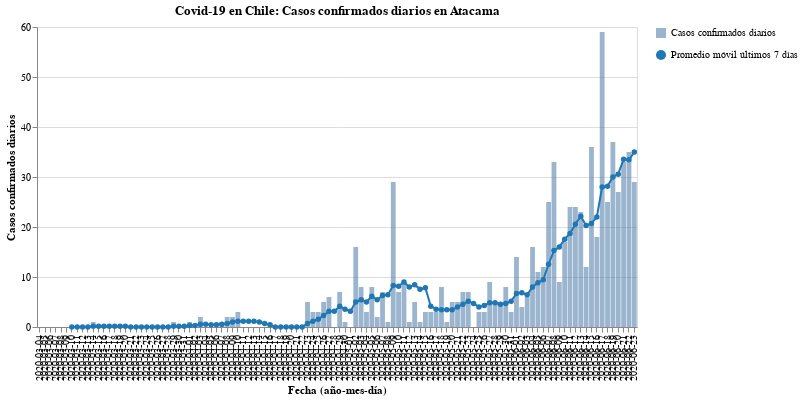

The cell this chart's notebook holds for it:
### Code cell
#hide_input
bars, line = my_cases_plot(region)
(bars + line).properties(
    title=f'Covid-19 en Chile: Casos confirmados diarios en {region}',
    width=600
)

### Figure 1 — Vega-Lite specification as saved in the notebook (floating-point values rounded to 4 significant figures)
{"config": {"view": {"continuousWidth": 400, "continuousHeight": 300}}, "layer": [{"mark": {"type": "bar", "opacity": 0.7}, "encoding": {"opacity": {"type": "nominal", "field": "Casos confirmados diarios", "legend": {"title": ""}}, "tooltip": [{"type": "nominal", "field": "Fecha"}, {"type": "quantitative", "field": "Casos confirmados"}], "x": {"type": "nominal", "axis": {"title": "Fecha (año-mes-día)"}, "field": "Fecha"}, "y": {"type": "quantitative", "axis": {"title": "Casos confirmados diarios"}, "field": "Casos confirmados"}}}, {"mark": {"type": "line", "color": "#1f77b4", "point": {"filled": true, "fill": "#1f77b4"}}, "encoding": {"shape": {"type": "nominal", "field": "Promedio móvil últimos 7 días", "legend": {"title": ""}}, "x": {"type": "nominal", "axis": {"title": "Fecha (año-mes-día)"}, "field": "Fecha"}, "y": {"type": "quantitative", "field": "Rolling"}}}], "data": {"name": "data-a13f320164f525399ccfa0c201e4916d"}, "title": "Covid-19 en Chile: Casos confirmados diarios en Atacama", "width": 600, "$schema": "https://vega.github.io/schema/vega-lite/v4.8.1.json", "datasets": {"data-a13f320164f525399ccfa0c201e4916d": [{"Fecha": "2020-03-04", "Casos confirmados": 0, "Rolling": null, "Casos confirmados diarios": "Casos confirmados diarios", "Promedio móvil últimos 7 días": "Promedio móvil últimos 7 días"}, {"Fecha": "2020-03-05", "Casos confirmados": 0, "Rolling": null, "Casos confirmados diarios": "Casos confirmados diarios", "Promedio móvil últimos 7 días": "Promedio móvil últimos 7 días"}, {"Fecha": "2020-03-06", "Casos confirmados": 0, "Rolling": null, "Casos confirmados diarios": "Casos confirmados diarios", "Promedio móvil últimos 7 días": "Promedio móvil últimos 7 días"}, {"Fecha": "2020-03-07", "Casos confirmados": 0, "Rolling": null, "Casos confirmados diarios": "Casos confirmados diarios", "Promedio móvil últimos 7 días": "Promedio móvil últimos 7 días"}, {"Fecha": "2020-03-08", "Casos confirmados": 0, "Rolling": null, "Casos confirmados diarios": "Casos confirmados diarios", "Promedio móvil últimos 7 días": "Promedio móvil últimos 7 días"}, {"Fecha": "2020-03-09", "Casos confirmados": 0, "Rolling": null, "Casos confirmados diarios": "Casos confirmados diarios", "Promedio móvil últimos 7 días": "Promedio móvil últimos 7 días"}, {"Fecha": "2020-03-10", "Casos confirmados": 0, "Rolling": 0.0, "Casos confirmados diarios": "Casos confirmados diarios", "Promedio móvil últimos 7 días": "Promedio móvil últimos 7 días"}, {"Fecha": "2020-03-11", "Casos confirmados": 0, "Rolling": 0.0, "Casos confirmados diarios": "Casos confirmados diarios", "Promedio móvil últimos 7 días": "Promedio móvil últimos 7 días"}, {"Fecha": "2020-03-12", "Casos confirmados": 0, "Rolling": 0.0, "Casos confirmados diarios": "Casos confirmados diarios", "Promedio móvil últimos 7 días": "Promedio móvil últimos 7 días"}, {"Fecha": "2020-03-13", "Casos confirmados": 0, "Rolling": 0.0, "Casos confirmados diarios": "Casos confirmados diarios", "Promedio móvil últimos 7 días": "Promedio móvil últimos 7 días"}, {"Fecha": "2020-03-14", "Casos confirmados": 1, "Rolling": 0.1429, "Casos confirmados diarios": "Casos confirmados diarios", "Promedio móvil últimos 7 días": "Promedio móvil últimos 7 días"}, {"Fecha": "2020-03-15", "Casos confirmados": 0, "Rolling": 0.1429, "Casos confirmados diarios": "Casos confirmados diarios", "Promedio móvil últimos 7 días": "Promedio móvil últimos 7 días"}, {"Fecha": "2020-03-16", "Casos confirmados": 0, "Rolling": 0.1429, "Casos confirmados diarios": "Casos confirmados diarios", "Promedio móvil últimos 7 días": "Promedio móvil últimos 7 días"}, {"Fecha": "2020-03-17", "Casos confirmados": 0, "Rolling": 0.1429, "Casos confirmados diarios": "Casos confirmados diarios", "Promedio móvil últimos 7 días": "Promedio móvil últimos 7 días"}, {"Fecha": "2020-03-18", "Casos confirmados": 0, "Rolling": 0.1429, "Casos confirmados diarios": "Casos confirmados diarios", "Promedio móvil últimos 7 días": "Promedio móvil últimos 7 días"}, {"Fecha": "2020-03-19", "Casos confirmados": 0, "Rolling": 0.1429, "Casos confirmados diarios": "Casos confirmados diarios", "Promedio móvil últimos 7 días": "Promedio móvil últimos 7 días"}, {"Fecha": "2020-03-20", "Casos confirmados": 0, "Rolling": 0.1429, "Casos confirmados diarios": "Casos confirmados diarios", "Promedio móvil últimos 7 días": "Promedio móvil últimos 7 días"}, {"Fecha": "2020-03-21", "Casos confirmados": 0, "Rolling": 0.0, "Casos confirmados diarios": "Casos confirmados diarios", "Promedio móvil últimos 7 días": "Promedio móvil últimos 7 días"}, {"Fecha": "2020-03-22", "Casos confirmados": 0, "Rolling": 0.0, "Casos confirmados diarios": "Casos confirmados diarios", "Promedio móvil últimos 7 días": "Promedio móvil últimos 7 días"}, {"Fecha": "2020-03-23", "Casos confirmados": 0, "Rolling": 0.0, "Casos confirmados diarios": "Casos confirmados diarios", "Promedio móvil últimos 7 días": "Promedio móvil últimos 7 días"}, {"Fecha": "2020-03-24", "Casos confirmados": 0, "Rolling": 0.0, "Casos confirmados diarios": "Casos confirmados diarios", "Promedio móvil últimos 7 días": "Promedio móvil últimos 7 días"}, {"Fecha": "2020-03-25", "Casos confirmados": 0, "Rolling": 0.0, "Casos confirmados diarios": "Casos confirmados diarios", "Promedio móvil últimos 7 días": "Promedio móvil últimos 7 días"}, {"Fecha": "2020-03-26", "Casos confirmados": 0, "Rolling": 0.0, "Casos confirmados diarios": "Casos confirmados diarios", "Promedio móvil últimos 7 días": "Promedio móvil últimos 7 días"}, {"Fecha": "2020-03-27", "Casos confirmados": 0, "Rolling": 0.0, "Casos confirmados diarios": "Casos confirmados diarios", "Promedio móvil últimos 7 días": "Promedio móvil últimos 7 días"}, {"Fecha": "2020-03-28", "Casos confirmados": 0, "Rolling": 0.0, "Casos confirmados diarios": "Casos confirmados diarios", "Promedio móvil últimos 7 días": "Promedio móvil últimos 7 días"}, {"Fecha": "2020-03-29", "Casos confirmados": 1, "Rolling": 0.1429, "Casos confirmados diarios": "Casos confirmados diarios", "Promedio móvil últimos 7 días": "Promedio móvil últimos 7 días"}, {"Fecha": "2020-03-30", "Casos confirmados": 0, "Rolling": 0.1429, "Casos confirmados diarios": "Casos confirmados diarios", "Promedio móvil últimos 7 días": "Promedio móvil últimos 7 días"}, {"Fecha": "2020-03-31", "Casos confirmados": 0, "Rolling": 0.1429, "Casos confirmados diarios": "Casos confirmados diarios", "Promedio móvil últimos 7 días": "Promedio móvil últimos 7 días"}, {"Fecha": "2020-04-01", "Casos confirmados": 1, "Rolling": 0.2857, "Casos confirmados diarios": "Casos confirmados diarios", "Promedio móvil últimos 7 días": "Promedio móvil últimos 7 días"}, {"Fecha": "2020-04-02", "Casos confirmados": 0, "Rolling": 0.2857, "Casos confirmados diarios": "Casos confirmados diarios", "Promedio móvil últimos 7 días": "Promedio móvil últimos 7 días"}, {"Fecha": "2020-04-03", "Casos confirmados": 2, "Rolling": 0.5714, "Casos confirmados diarios": "Casos confirmados diarios", "Promedio móvil últimos 7 días": "Promedio móvil últimos 7 días"}, {"Fecha": "2020-04-04", "Casos confirmados": 0, "Rolling": 0.5714, "Casos confirmados diarios": "Casos confirmados diarios", "Promedio móvil últimos 7 días": "Promedio móvil últimos 7 días"}, {"Fecha": "2020-04-05", "Casos confirmados": 0, "Rolling": 0.4286, "Casos confirmados diarios": "Casos confirmados diarios", "Promedio móvil últimos 7 días": "Promedio móvil últimos 7 días"}, {"Fecha": "2020-04-06", "Casos confirmados": 0, "Rolling": 0.4286, "Casos confirmados diarios": "Casos confirmados diarios", "Promedio móvil últimos 7 días": "Promedio móvil últimos 7 días"}, {"Fecha": "2020-04-07", "Casos confirmados": 1, "Rolling": 0.5714, "Casos confirmados diarios": "Casos confirmados diarios", "Promedio móvil últimos 7 días": "Promedio móvil últimos 7 días"}, {"Fecha": "2020-04-08", "Casos confirmados": 2, "Rolling": 0.7143, "Casos confirmados diarios": "Casos confirmados diarios", "Promedio móvil últimos 7 días": "Promedio móvil últimos 7 días"}, {"Fecha": "2020-04-09", "Casos confirmados": 2, "Rolling": 1.0, "Casos confirmados diarios": "Casos confirmados diarios", "Promedio móvil últimos 7 días": "Promedio móvil últimos 7 días"}, {"Fecha": "2020-04-10", "Casos confirmados": 3, "Rolling": 1.143, "Casos confirmados diarios": "Casos confirmados diarios", "Promedio móvil últimos 7 días": "Promedio móvil últimos 7 días"}, {"Fecha": "2020-04-11", "Casos confirmados": 0, "Rolling": 1.143, "Casos confirmados diarios": "Casos confirmados diarios", "Promedio móvil últimos 7 días": "Promedio móvil últimos 7 días"}, {"Fecha": "2020-04-12", "Casos confirmados": 0, "Rolling": 1.143, "Casos confirmados diarios": "Casos confirmados diarios", "Promedio móvil últimos 7 días": "Promedio móvil últimos 7 días"}, {"Fecha": "2020-04-13", "Casos confirmados": 0, "Rolling": 1.143, "Casos confirmados diarios": "Casos confirmados diarios", "Promedio móvil últimos 7 días": "Promedio móvil últimos 7 días"}, {"Fecha": "2020-04-14", "Casos confirmados": 0, "Rolling": 1.0, "Casos confirmados diarios": "Casos confirmados diarios", "Promedio móvil últimos 7 días": "Promedio móvil últimos 7 días"}, {"Fecha": "2020-04-15", "Casos confirmados": 0, "Rolling": 0.7143, "Casos confirmados diarios": "Casos confirmados diarios", "Promedio móvil últimos 7 días": "Promedio móvil últimos 7 días"}, {"Fecha": "2020-04-16", "Casos confirmados": 0, "Rolling": 0.4286, "Casos confirmados diarios": "Casos confirmados diarios", "Promedio móvil últimos 7 días": "Promedio móvil últimos 7 días"}, {"Fecha": "2020-04-17", "Casos confirmados": 0, "Rolling": 0.0, "Casos confirmados diarios": "Casos confirmados diarios", "Promedio móvil últimos 7 días": "Promedio móvil últimos 7 días"}, {"Fecha": "2020-04-18", "Casos confirmados": 0, "Rolling": 0.0, "Casos confirmados diarios": "Casos confirmados diarios", "Promedio móvil últimos 7 días": "Promedio móvil últimos 7 días"}, {"Fecha": "2020-04-19", "Casos confirmados": 0, "Rolling": 0.0, "Casos confirmados diarios": "Casos confirmados diarios", "Promedio móvil últimos 7 días": "Promedio móvil últimos 7 días"}, {"Fecha": "2020-04-20", "Casos confirmados": 0, "Rolling": 0.0, "Casos confirmados diarios": "Casos confirmados diarios", "Promedio móvil últimos 7 días": "Promedio móvil últimos 7 días"}, {"Fecha": "2020-04-21", "Casos confirmados": 0, "Rolling": 0.0, "Casos confirmados diarios": "Casos confirmados diarios", "Promedio móvil últimos 7 días": "Promedio móvil últimos 7 días"}, {"Fecha": "2020-04-22", "Casos confirmados": 0, "Rolling": 0.0, "Casos confirmados diarios": "Casos confirmados diarios", "Promedio móvil últimos 7 días": "Promedio móvil últimos 7 días"}, {"Fecha": "2020-04-23", "Casos confirmados": 5, "Rolling": 0.7143, "Casos confirmados diarios": "Casos confirmados diarios", "Promedio móvil últimos 7 días": "Promedio móvil últimos 7 días"}, {"Fecha": "2020-04-24", "Casos confirmados": 3, "Rolling": 1.143, "Casos confirmados diarios": "Casos confirmados diarios", "Promedio móvil últimos 7 días": "Promedio móvil últimos 7 días"}, {"Fecha": "2020-04-25", "Casos confirmados": 3, "Rolling": 1.571, "Casos confirmados diarios": "Casos confirmados diarios", "Promedio móvil últimos 7 días": "Promedio móvil últimos 7 días"}, {"Fecha": "2020-04-26", "Casos confirmados": 5, "Rolling": 2.286, "Casos confirmados diarios": "Casos confirmados diarios", "Promedio móvil últimos 7 días": "Promedio móvil últimos 7 días"}, {"Fecha": "2020-04-27", "Casos confirmados": 6, "Rolling": 3.143, "Casos confirmados diarios": "Casos confirmados diarios", "Promedio móvil últimos 7 días": "Promedio móvil últimos 7 días"}, {"Fecha": "2020-04-28", "Casos confirmados": 0, "Rolling": 3.143, "Casos confirmados diarios": "Casos confirmados diarios", "Promedio móvil últimos 7 días": "Promedio móvil últimos 7 días"}, {"Fecha": "2020-04-29", "Casos confirmados": 7, "Rolling": 4.143, "Casos confirmados diarios": "Casos confirmados diarios", "Promedio móvil últimos 7 días": "Promedio móvil últimos 7 días"}, {"Fecha": "2020-04-30", "Casos confirmados": 1, "Rolling": 3.571, "Casos confirmados diarios": "Casos confirmados diarios", "Promedio móvil últimos 7 días": "Promedio móvil últimos 7 días"}, {"Fecha": "2020-05-01", "Casos confirmados": 0, "Rolling": 3.143, "Casos confirmados diarios": "Casos confirmados diarios", "Promedio móvil últimos 7 días": "Promedio móvil últimos 7 días"}, {"Fecha": "2020-05-02", "Casos confirmados": 16, "Rolling": 5.0, "Casos confirmados diarios": "Casos confirmados diarios", "Promedio móvil últimos 7 días": "Promedio móvil últimos 7 días"}, {"Fecha": "2020-05-03", "Casos confirmados": 8, "Rolling": 5.429, "Casos confirmados diarios": "Casos confirmados diarios", "Promedio móvil últimos 7 días": "Promedio móvil últimos 7 días"}, {"Fecha": "2020-05-04", "Casos confirmados": 3, "Rolling": 5.0, "Casos confirmados diarios": "Casos confirmados diarios", "Promedio móvil últimos 7 días": "Promedio móvil últimos 7 días"}, {"Fecha": "2020-05-05", "Casos confirmados": 8, "Rolling": 6.143, "Casos confirmados diarios": "Casos confirmados diarios", "Promedio móvil últimos 7 días": "Promedio móvil últimos 7 días"}, {"Fecha": "2020-05-06", "Casos confirmados": 2, "Rolling": 5.429, "Casos confirmados diarios": "Casos confirmados diarios", "Promedio móvil últimos 7 días": "Promedio móvil últimos 7 días"}, {"Fecha": "2020-05-07", "Casos confirmados": 7, "Rolling": 6.286, "Casos confirmados diarios": "Casos confirmados diarios", "Promedio móvil últimos 7 días": "Promedio móvil últimos 7 días"}, {"Fecha": "2020-05-08", "Casos confirmados": 1, "Rolling": 6.429, "Casos confirmados diarios": "Casos confirmados diarios", "Promedio móvil últimos 7 días": "Promedio móvil últimos 7 días"}, {"Fecha": "2020-05-09", "Casos confirmados": 29, "Rolling": 8.286, "Casos confirmados diarios": "Casos confirmados diarios", "Promedio móvil últimos 7 días": "Promedio móvil últimos 7 días"}, {"Fecha": "2020-05-10", "Casos confirmados": 7, "Rolling": 8.143, "Casos confirmados diarios": "Casos confirmados diarios", "Promedio móvil últimos 7 días": "Promedio móvil últimos 7 días"}, {"Fecha": "2020-05-11", "Casos confirmados": 9, "Rolling": 9.0, "Casos confirmados diarios": "Casos confirmados diarios", "Promedio móvil últimos 7 días": "Promedio móvil últimos 7 días"}, {"Fecha": "2020-05-12", "Casos confirmados": 1, "Rolling": 8.0, "Casos confirmados diarios": "Casos confirmados diarios", "Promedio móvil últimos 7 días": "Promedio móvil últimos 7 días"}, {"Fecha": "2020-05-13", "Casos confirmados": 5, "Rolling": 8.429, "Casos confirmados diarios": "Casos confirmados diarios", "Promedio móvil últimos 7 días": "Promedio móvil últimos 7 días"}, {"Fecha": "2020-05-14", "Casos confirmados": 1, "Rolling": 7.571, "Casos confirmados diarios": "Casos confirmados diarios", "Promedio móvil últimos 7 días": "Promedio móvil últimos 7 días"}, {"Fecha": "2020-05-15", "Casos confirmados": 3, "Rolling": 7.857, "Casos confirmados diarios": "Casos confirmados diarios", "Promedio móvil últimos 7 días": "Promedio móvil últimos 7 días"}, {"Fecha": "2020-05-16", "Casos confirmados": 3, "Rolling": 4.143, "Casos confirmados diarios": "Casos confirmados diarios", "Promedio móvil últimos 7 días": "Promedio móvil últimos 7 días"}, {"Fecha": "2020-05-17", "Casos confirmados": 3, "Rolling": 3.571, "Casos confirmados diarios": "Casos confirmados diarios", "Promedio móvil últimos 7 días": "Promedio móvil últimos 7 días"}, {"Fecha": "2020-05-18", "Casos confirmados": 8, "Rolling": 3.429, "Casos confirmados diarios": "Casos confirmados diarios", "Promedio móvil últimos 7 días": "Promedio móvil últimos 7 días"}, {"Fecha": "2020-05-19", "Casos confirmados": 1, "Rolling": 3.429, "Casos confirmados diarios": "Casos confirmados diarios", "Promedio móvil últimos 7 días": "Promedio móvil últimos 7 días"}, {"Fecha": "2020-05-20", "Casos confirmados": 5, "Rolling": 3.429, "Casos confirmados diarios": "Casos confirmados diarios", "Promedio móvil últimos 7 días": "Promedio móvil últimos 7 días"}, {"Fecha": "2020-05-21", "Casos confirmados": 5, "Rolling": 4.0, "Casos confirmados diarios": "Casos confirmados diarios", "Promedio móvil últimos 7 días": "Promedio móvil últimos 7 días"}, {"Fecha": "2020-05-22", "Casos confirmados": 7, "Rolling": 4.571, "Casos confirmados diarios": "Casos confirmados diarios", "Promedio móvil últimos 7 días": "Promedio móvil últimos 7 días"}, {"Fecha": "2020-05-23", "Casos confirmados": 7, "Rolling": 5.143, "Casos confirmados diarios": "Casos confirmados diarios", "Promedio móvil últimos 7 días": "Promedio móvil últimos 7 días"}, {"Fecha": "2020-05-24", "Casos confirmados": 0, "Rolling": 4.714, "Casos confirmados diarios": "Casos confirmados diarios", "Promedio móvil últimos 7 días": "Promedio móvil últimos 7 días"}, {"Fecha": "2020-05-25", "Casos confirmados": 3, "Rolling": 4.0, "Casos confirmados diarios": "Casos confirmados diarios", "Promedio móvil últimos 7 días": "Promedio móvil últimos 7 días"}, {"Fecha": "2020-05-26", "Casos confirmados": 3, "Rolling": 4.286, "Casos confirmados diarios": "Casos confirmados diarios", "Promedio móvil últimos 7 días": "Promedio móvil últimos 7 días"}, {"Fecha": "2020-05-27", "Casos confirmados": 9, "Rolling": 4.857, "Casos confirmados diarios": "Casos confirmados diarios", "Promedio móvil últimos 7 días": "Promedio móvil últimos 7 días"}, {"Fecha": "2020-05-28", "Casos confirmados": 5, "Rolling": 4.857, "Casos confirmados diarios": "Casos confirmados diarios", "Promedio móvil últimos 7 días": "Promedio móvil últimos 7 días"}, {"Fecha": "2020-05-29", "Casos confirmados": 5, "Rolling": 4.571, "Casos confirmados diarios": "Casos confirmados diarios", "Promedio móvil últimos 7 días": "Promedio móvil últimos 7 días"}, {"Fecha": "2020-05-30", "Casos confirmados": 8, "Rolling": 4.714, "Casos confirmados diarios": "Casos confirmados diarios", "Promedio móvil últimos 7 días": "Promedio móvil últimos 7 días"}, {"Fecha": "2020-05-31", "Casos confirmados": 3, "Rolling": 5.143, "Casos confirmados diarios": "Casos confirmados diarios", "Promedio móvil últimos 7 días": "Promedio móvil últimos 7 días"}, {"Fecha": "2020-06-01", "Casos confirmados": 14, "Rolling": 6.714, "Casos confirmados diarios": "Casos confirmados diarios", "Promedio móvil últimos 7 días": "Promedio móvil últimos 7 días"}, {"Fecha": "2020-06-02", "Casos confirmados": 4, "Rolling": 6.857, "Casos confirmados diarios": "Casos confirmados diarios", "Promedio móvil últimos 7 días": "Promedio móvil últimos 7 días"}, {"Fecha": "2020-06-03", "Casos confirmados": 6, "Rolling": 6.429, "Casos confirmados diarios": "Casos confirmados diarios", "Promedio móvil últimos 7 días": "Promedio móvil últimos 7 días"}, {"Fecha": "2020-06-04", "Casos confirmados": 16, "Rolling": 8.0, "Casos confirmados diarios": "Casos confirmados diarios", "Promedio móvil últimos 7 días": "Promedio móvil últimos 7 días"}, {"Fecha": "2020-06-05", "Casos confirmados": 11, "Rolling": 8.857, "Casos confirmados diarios": "Casos confirmados diarios", "Promedio móvil últimos 7 días": "Promedio móvil últimos 7 días"}, {"Fecha": "2020-06-06", "Casos confirmados": 12, "Rolling": 9.429, "Casos confirmados diarios": "Casos confirmados diarios", "Promedio móvil últimos 7 días": "Promedio móvil últimos 7 días"}, {"Fecha": "2020-06-07", "Casos confirmados": 25, "Rolling": 12.57, "Casos confirmados diarios": "Casos confirmados diarios", "Promedio móvil últimos 7 días": "Promedio móvil últimos 7 días"}, {"Fecha": "2020-06-08", "Casos confirmados": 33, "Rolling": 15.29, "Casos confirmados diarios": "Casos confirmados diarios", "Promedio móvil últimos 7 días": "Promedio móvil últimos 7 días"}, {"Fecha": "2020-06-09", "Casos confirmados": 9, "Rolling": 16.0, "Casos confirmados diarios": "Casos confirmados diarios", "Promedio móvil últimos 7 días": "Promedio móvil últimos 7 días"}, {"Fecha": "2020-06-10", "Casos confirmados": 17, "Rolling": 17.57, "Casos confirmados diarios": "Casos confirmados diarios", "Promedio móvil últimos 7 días": "Promedio móvil últimos 7 días"}, {"Fecha": "2020-06-11", "Casos confirmados": 24, "Rolling": 18.71, "Casos confirmados diarios": "Casos confirmados diarios", "Promedio móvil últimos 7 días": "Promedio móvil últimos 7 días"}, {"Fecha": "2020-06-12", "Casos confirmados": 24, "Rolling": 20.57, "Casos confirmados diarios": "Casos confirmados diarios", "Promedio móvil últimos 7 días": "Promedio móvil últimos 7 días"}, {"Fecha": "2020-06-13", "Casos confirmados": 23, "Rolling": 22.14, "Casos confirmados diarios": "Casos confirmados diarios", "Promedio móvil últimos 7 días": "Promedio móvil últimos 7 días"}, {"Fecha": "2020-06-14", "Casos confirmados": 12, "Rolling": 20.29, "Casos confirmados diarios": "Casos confirmados diarios", "Promedio móvil últimos 7 días": "Promedio móvil últimos 7 días"}, {"Fecha": "2020-06-15", "Casos confirmados": 36, "Rolling": 20.71, "Casos confirmados diarios": "Casos confirmados diarios", "Promedio móvil últimos 7 días": "Promedio móvil últimos 7 días"}, {"Fecha": "2020-06-16", "Casos confirmados": 18, "Rolling": 22.0, "Casos confirmados diarios": "Casos confirmados diarios", "Promedio móvil últimos 7 días": "Promedio móvil últimos 7 días"}, {"Fecha": "2020-06-17", "Casos confirmados": 59, "Rolling": 28.0, "Casos confirmados diarios": "Casos confirmados diarios", "Promedio móvil últimos 7 días": "Promedio móvil últimos 7 días"}, {"Fecha": "2020-06-18", "Casos confirmados": 25, "Rolling": 28.14, "Casos confirmados diarios": "Casos confirmados diarios", "Promedio móvil últimos 7 días": "Promedio móvil últimos 7 días"}, {"Fecha": "2020-06-19", "Casos confirmados": 37, "Rolling": 30.0, "Casos confirmados diarios": "Casos confirmados diarios", "Promedio móvil últimos 7 días": "Promedio móvil últimos 7 días"}, {"Fecha": "2020-06-20", "Casos confirmados": 27, "Rolling": 30.57, "Casos confirmados diarios": "Casos confirmados diarios", "Promedio móvil últimos 7 días": "Promedio móvil últimos 7 días"}, {"Fecha": "2020-06-21", "Casos confirmados": 33, "Rolling": 33.57, "Casos confirmados diarios": "Casos confirmados diarios", "Promedio móvil últimos 7 días": "Promedio móvil últimos 7 días"}, {"Fecha": "2020-06-22", "Casos confirmados": 35, "Rolling": 33.43, "Casos confirmados diarios": "Casos confirmados diarios", "Promedio móvil últimos 7 días": "Promedio móvil últimos 7 días"}, {"Fecha": "2020-06-23", "Casos confirmados": 29, "Rolling": 35.0, "Casos confirmados diarios": "Casos confirmados diarios", "Promedio móvil últimos 7 días": "Promedio móvil últimos 7 días"}]}}
